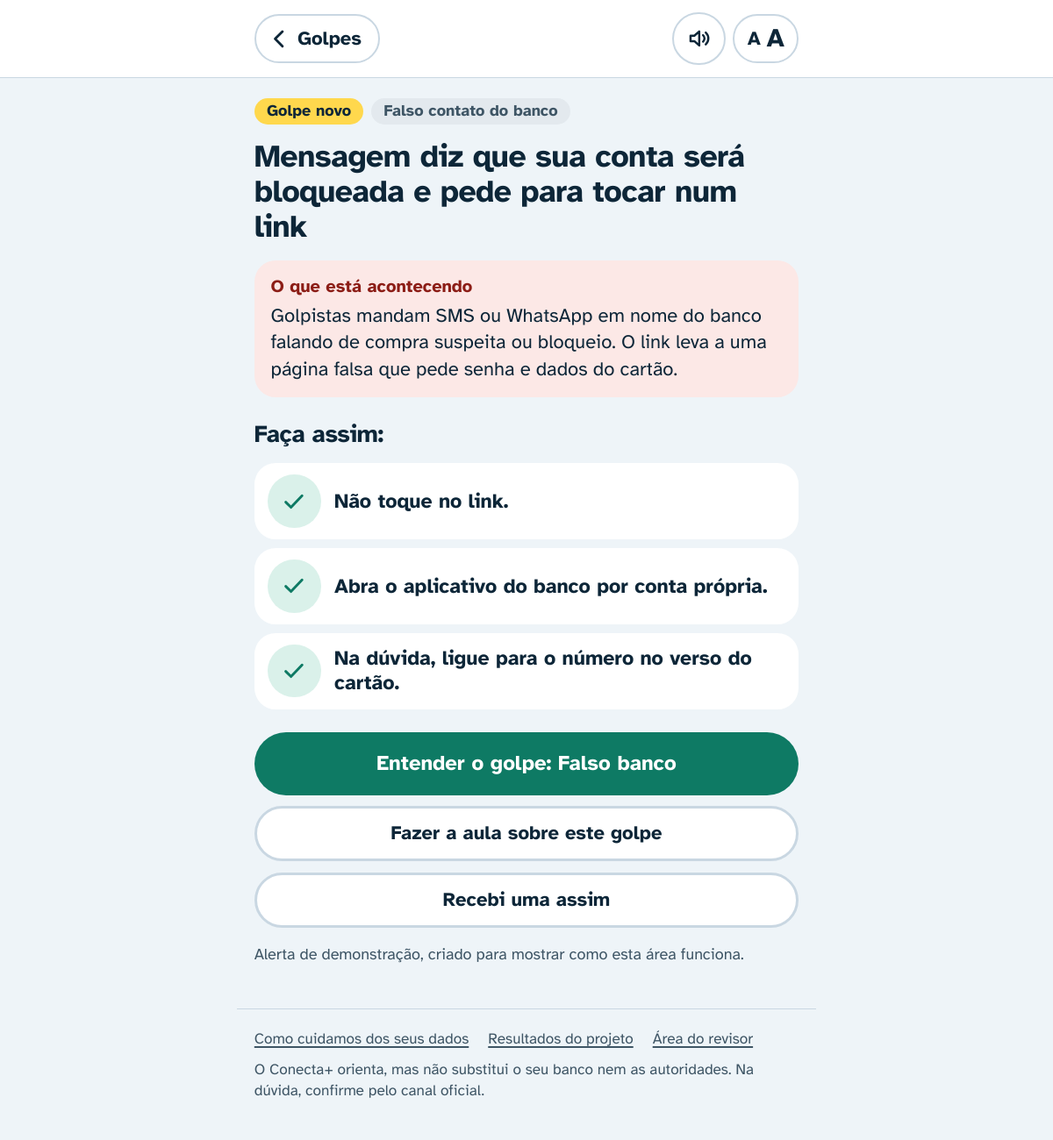
The app's page /golpes/alerta/de0000000000000a with its own data.
### tables this page shows
CREATE TABLE alertas (
        id TEXT PRIMARY KEY, titulo TEXT NOT NULL, tema TEXT NOT NULL, tema_rotulo TEXT NOT NULL,
        resumo_simples TEXT NOT NULL, como_se_proteger TEXT NOT NULL, fonte_nome TEXT NOT NULL,
        link_fonte TEXT NOT NULL, data_publicacao TEXT NOT NULL DEFAULT '',
        precisa_revisar_tema INTEGER NOT NULL DEFAULT 0, status TEXT NOT NULL, origem TEXT NOT NULL,
        criado_em TEXT NOT NULL, revisado_em TEXT, motivo_rejeicao TEXT);

### src/app_alertas/rotas_v2.py (the view)
@router.get("/golpes/alerta/{alerta_id}", response_class=HTMLResponse)
def golpe_alerta(request: Request, alerta_id: str):
    a = next((x for x in banco.listar("publicado") if x["id"] == alerta_id), None)
    if not a:
        raise HTTPException(404, "alerta não encontrado")
    rel_id = GOLPE_POR_TEMA.get(a["tema"])
    relacionado = next((g for g in golpes() if g["id"] == rel_id), None)
    licoes = {l["id"] for l in conteudo()["licoes"]}
    return pagina(request, "golpe_alerta.html", a=a, relacionado=relacionado, licoes=licoes)

### src/app_alertas/templates/golpe_alerta.html (shortened to what this page needs)
{% extends "base.html" %}
{% from "_icones.html" import icone %}
{% from "_voltar.html" import voltar, ouvir %}
{% block voltar %}{{ voltar("/golpes", "Golpes") }}{% endblock %}
{% block ouvir %}{{ ouvir("#alerta") }}{% endblock %}
{% block conteudo %}
<article id="alerta" style="display:flex;flex-direction:column;gap:.8rem">
  <div style="display:flex;flex-wrap:wrap;gap:.4rem">
    <span class="etiqueta amarela">Golpe novo</span>
    <span class="etiqueta cinza">{{ a.tema_rotulo }}</span>
  </div>
  <h1>{{ a.titulo }}</h1>
  <div class="truque"><b>O que está acontecendo</b><p>{{ a.resumo_simples }}</p></div>
  <h2>Faça assim:</h2>
  <div class="acoes-lista">
    {% for d in a.como_se_proteger %}<div class="acao"><span class="circulo">{{ icone("check") }}</span><b>{{ d }}</b></div>{% endfor %}
  </div>
</article>
<div class="pilha">
  {% if relacionado %}<a class="botao verde" href="/golpes/{{ relacionado.id }}">Entender o golpe: {{ relacionado.curto }}</a>{% endif %}
  {% if a.tema in licoes %}<a class="botao claro" href="/aprender/{{ a.tema }}">Fazer a aula sobre este golpe</a>{% endif %}
  <a class="botao claro" href="/verificar">Recebi uma assim</a>
</div>
<p class="nota">
  {% if a.origem == "demonstracao" %}Alerta de demonstração, criado para mostrar como esta área funciona.
  {% else %}Fonte: {{ a.fonte_nome }}{% if a.data_publicacao %}, {{ a.data_publicacao | data_curta }}{% endif %}. Conferido por uma pessoa antes de publicar.
  {% if a.link_fonte %}<br><a href="{{ a.link_fonte }}" rel="noopener noreferrer" target="_blank">Ler o aviso no site da fonte</a>{% endif %}{% endif %}
</p>
{% endblock %}

### src/app_alertas/static/estilo.css (style rules this page uses)
:root { --ceu: #EEF4F8; --papel: #FFFFFF; --tinta: #0D2638; --tinta-2: #3E5565; --borda: #C9D7E2; --azul: #1D5FA8; --azul-escuro: #154A85; --nevoa: #DCE9F7; --verde: #0E7A64; --verde-escuro: #0B5E4D; --verde-claro: #DAF1EA; --amarelo: #FFD84D; --amarelo-claro: #FFF4C7; --alto: #B3261E; --alto-fundo: #FCE8E6; --medio: #8A5200; --medio-fundo: #FFF0D6; --baixo: #1E6B3A; --baixo-fundo: #E2F2E7; --foco: #1F4FD1; --raio: 1.3rem; --medida: 30rem; }
*, *::before, *::after { box-sizing: border-box; }
html { font-size: 137.5%; -webkit-text-size-adjust: 100%; }
body { margin: 0; background: var(--ceu); color: var(--tinta); font-family: "Atkinson Hyperlegible", Verdana, system-ui, sans-serif; font-size: 1rem; line-height: 1.4; }
a { color: var(--azul-escuro); text-underline-offset: .18em; text-decoration-thickness: 2px; }
h1, h2, h3 { line-height: 1.12; letter-spacing: -.015em; margin: 0; }
h1 { font-size: 1.62rem; }
h2 { font-size: 1.25rem; margin-top: .4rem; }
p { margin: 0; }
.nota { font-size: .82rem; color: var(--tinta-2); }
.etiqueta { align-self: flex-start; display: inline-block; border-radius: 999px; padding: .1rem .65rem; font-size: .82rem; font-weight: 700; background: var(--azul); color: #fff; }
.etiqueta.amarela { background: var(--amarelo); color: var(--tinta); }
.etiqueta.cinza { background: #E3E9EE; color: var(--tinta-2); }
.botao { display: flex; align-items: center; justify-content: center; gap: .5rem; width: 100%; min-height: 3.25rem; padding: .6rem 1.1rem; border-radius: 999px; border: none; background: var(--azul); color: #fff; font-weight: 700; font-size: 1.09rem; text-decoration: none; cursor: pointer; text-align: center; }
.botao.claro { background: var(--papel); color: var(--tinta); border: 3px solid var(--borda); font-size: 1rem; min-height: 2.9rem; }
.botao.verde { background: var(--verde); }
.pilha { display: flex; flex-direction: column; gap: .55rem; margin-top: .4rem; }
.acoes-lista { display: flex; flex-direction: column; gap: .45rem; }
.acao { display: flex; align-items: center; gap: .7rem; background: var(--papel); border-radius: 1.1rem; padding: .6rem .7rem; }
.acao .circulo { flex: none; width: 2.75rem; height: 2.75rem; border-radius: 50%; display: flex; align-items: center; justify-content: center; background: var(--verde-claro); color: var(--verde); }
.acao b { font-size: 1.05rem; line-height: 1.2; }
.truque { background: var(--alto-fundo); border-radius: 1.1rem; padding: .75rem .85rem; }
.truque b { display: block; font-size: .91rem; color: #8C1D16; margin-bottom: .15rem; }

### records on screen
alertas: tema_rotulo "Falso contato do banco", titulo "Mensagem diz que sua conta será bloqueada e pede para tocar num link", resumo_simples "Golpistas mandam SMS ou WhatsApp em nome do banco falando de compra suspeita ou bloqueio. O link leva a uma página falsa que pede senha e dados do cartão."

### other values on screen
{{ texto }} "Golpes"
{{ d }} "Não toque no link." "Abra o aplicativo do banco por conta própria." "Na dúvida, ligue para o número no verso do cartão."
{{ relacionado.curto }} "Falso banco"
{{ app_nome }} "Conecta+"
